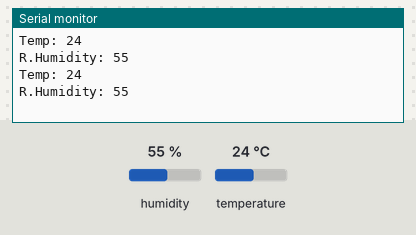
Bench run of a sketch on a simulated Arduino Uno, built with avr-gcc and run on an emulated ATmega328P. Shown: the last lines printed to the serial monitor. The test bench sets the inputs (shaded band); at power-on: humidity 55 %, temperature 24 °C.

Above: at 5.8 s.
5.9 s: humidity set to 22 %
At 10.7 s:
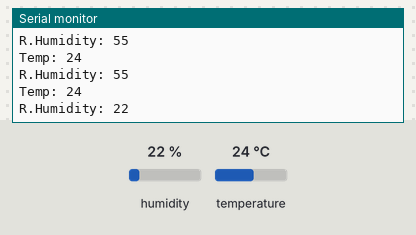
11.9 s: temperature set to 12 °C
At 15.8 s:
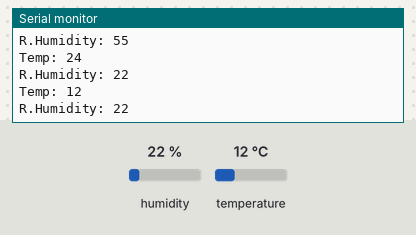
17.9 s: humidity set to 40 %
At 21.0 s:
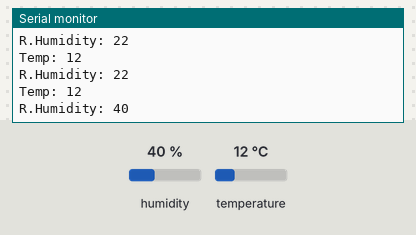
Timing chart, 0 to 22.5 s (numbered marks = the images above; inputs shaded):
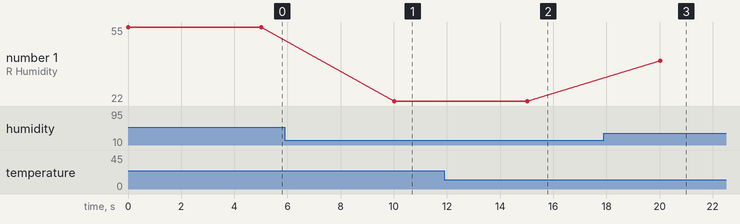

The sketch:

Coding_Basics-DHT11.ino
```cpp
//Adding Libraries

#include <Adafruit_Sensor.h> // includes Adafruit sensor library
#include <DHT.h> // includes DHT library
#include <DHT_U.h> // includes DHT_U library

//Input Pin Variables

#define DHTPIN 9 // Digital pin connected to the DHT sensor
#define DHTTYPE DHT11 // Indicate the sensor type: DHT11 or DHT22
DHT_Unified dht(DHTPIN, DHTTYPE); // sets the pin and type

//Other Variables

int temp = 0; // variable to hold temperature data
int humid = 0; // variable to hold humidity data

//Void Setup - runs once at start

void setup()
{
   Serial.begin(9600); // Initialise Serial Monitor
   dht.begin(); // Initialise DHT Sensor
}

//Void Loop - repeats forever

void loop()
{
   sensors_event_t event; // Prepares for the following events
   dht.temperature().getEvent(&event); // Gets the temperature data from the DHT
   temp = event.temperature; // Saves the temperature to a variable
   dht.humidity().getEvent(&event); // Gets the relative humidity data from the DHT
   humid = event.relative_humidity; // Saves the relative humidity to a variable

   Serial.print("Temp: "); // print text to Serial Monitor
   Serial.println(temp); // print variable’s value and start a new line
   Serial.print("R.Humidity: "); // print text
   Serial.println(humid); // print variable’s value and start a new line

   delay(5000); // delay for 5 seconds
}
```

Measured:
- after the input at 5.9 s, the serial monitor: prints a new line after 4.1 s (image 1)
- after the input at 11.9 s, the serial monitor: prints a new line after 3.1 s (image 2)
- after the input at 17.9 s, the serial monitor: prints a new line after 2.1 s (image 3)
- plotted number 1: 55 → 22 after the input at 5.9 s, 22 → 40 after the input at 17.9 s
